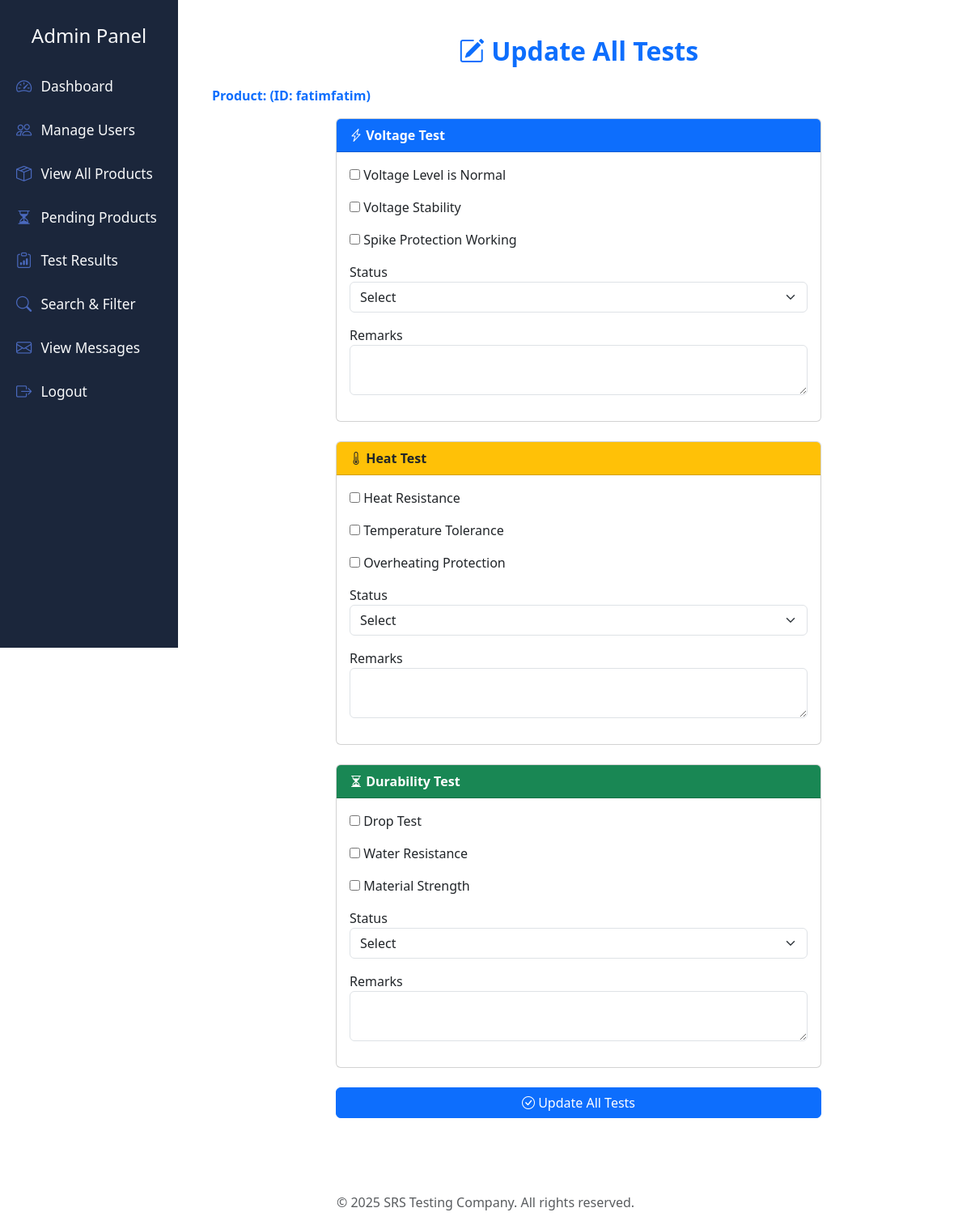
The page /srs_testing/admin/update_test.php?product_id=4 (signed in) on the database as committed earlier.
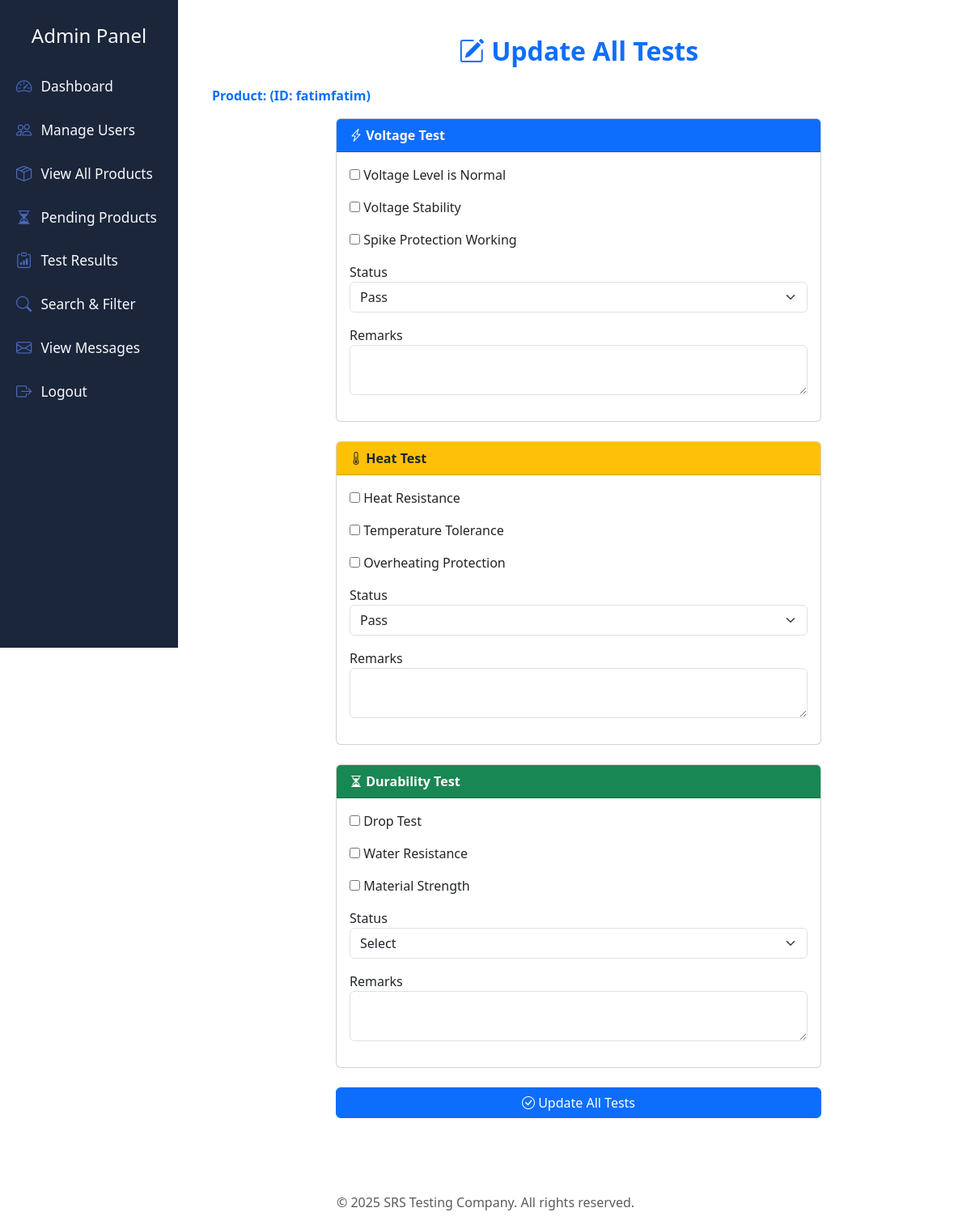
The same page on the database as committed later.
### tables this page shows
CREATE TABLE `voltage_tests` (
  `id` int(11) NOT NULL,
  `product_id` int(11) NOT NULL,
  `voltage_level` tinyint(1) DEFAULT NULL,
  `voltage_stability` tinyint(1) DEFAULT NULL,
  `voltage_spike_protection` tinyint(1) DEFAULT NULL,
  `status` enum('Pass','Fail') DEFAULT NULL,
  `remarks` text DEFAULT NULL,
  `tested_by` varchar(100) DEFAULT NULL,
  `tested_at` datetime DEFAULT current_timestamp()
);

CREATE TABLE `heat_tests` (
  `id` int(11) NOT NULL,
  `product_id` int(11) NOT NULL,
  `heat_resistance` tinyint(1) DEFAULT NULL,
  `temperature_tolerance` tinyint(1) DEFAULT NULL,
  `overheating_protection` tinyint(1) DEFAULT NULL,
  `status` enum('Pass','Fail') DEFAULT NULL,
  `remarks` text DEFAULT NULL,
  `tested_by` varchar(100) DEFAULT NULL,
  `tested_at` datetime DEFAULT current_timestamp()
);

### srs_testing/admin/update_test.php (the view, shortened to what this page needs)
<?php
include '../includes/db.php';
$product_id = $_GET['product_id'];
$stmt = $pdo->prepare("SELECT product_id, product_name FROM products WHERE id = ?");
$stmt->execute([$product_id]);
$product = $stmt->fetch();
function fetchTest($pdo, $table, $product_id) {
    $q = $pdo->prepare("SELECT * FROM $table WHERE product_id = ? ORDER BY tested_at DESC LIMIT 1");
    $q->execute([$product_id]);
    return $q->fetch();
}
$voltage = fetchTest($pdo, 'voltage_tests', $product_id);
$heat = fetchTest($pdo, 'heat_tests', $product_id);
$durability = fetchTest($pdo, 'durability_tests', $product_id);
?>
<?php include '../includes/header.php'; ?>
<div class="container py-4">
  <h2 class="mb-4 text-center fw-bold text-primary"><i class="bi bi-pencil-square"></i> Update All Tests</h2>
  <div class="mb-3 fw-bold text-primary">
    Product: <?= htmlspecialchars($product['product_name']) ?> (ID: <?= htmlspecialchars($product['product_id']) ?>)
  </div>
  <form method="POST" style="max-width:600px;margin:0 auto;">
    <div class="card mb-4">
      <div class="card-header bg-primary text-white fw-bold"><i class="bi bi-lightning-charge"></i> Voltage Test</div>
      <div class="card-body">
        <div class="mb-3">
          <label><input type="checkbox" name="voltage_level" <?= !empty($voltage['voltage_level']) ? 'checked' : '' ?>> Voltage Level is Normal</label>
        </div>
        <div class="mb-3">
          <label><input type="checkbox" name="voltage_stability" <?= !empty($voltage['voltage_stability']) ? 'checked' : '' ?>> Voltage Stability</label>
        </div>
        <div class="mb-3">
          <label><input type="checkbox" name="voltage_spike_protection" <?= !empty($voltage['voltage_spike_protection']) ? 'checked' : '' ?>> Spike Protection Working</label>
        </div>
        <div class="mb-3">
          <label>Status</label>
          <select name="voltage_status" required class="form-select">
            <option value="">Select</option>
            <option value="Pass" <?= (isset($voltage['status']) && $voltage['status']=='Pass') ? 'selected' : '' ?>>Pass</option>
          </select>
        </div>
        <div class="mb-3">
          <label>Remarks</label>
          <textarea name="voltage_remarks" class="form-control" rows="2"><?= htmlspecialchars($voltage['remarks'] ?? '') ?></textarea>
        </div>
      </div>
    </div>
    <div class="card mb-4">
      <div class="card-header bg-warning text-dark fw-bold"><i class="bi bi-thermometer-half"></i> Heat Test</div>
      <div class="card-body">
        <div class="mb-3">
          <label><input type="checkbox" name="heat_resistance" <?= !empty($heat['heat_resistance']) ? 'checked' : '' ?>> Heat Resistance</label>
        </div>
        <div class="mb-3">
          <label><input type="checkbox" name="temperature_tolerance" <?= !empty($heat['temperature_tolerance']) ? 'checked' : '' ?>> Temperature Tolerance</label>
        </div>
        <div class="mb-3">
          <label><input type="checkbox" name="overheating_protection" <?= !empty($heat['overheating_protection']) ? 'checked' : '' ?>> Overheating Protection</label>
        </div>
        <div class="mb-3">
          <label>Status</label>
          <select name="heat_status" required class="form-select">
            <option value="">Select</option>
            <option value="Pass" <?= (isset($heat['status']) && $heat['status']=='Pass') ? 'selected' : '' ?>>Pass</option>
          </select>
        </div>
        <div class="mb-3">
          <label>Remarks</label>
          <textarea name="heat_remarks" class="form-control" rows="2"><?= htmlspecialchars($heat['remarks'] ?? '') ?></textarea>
        </div>
      </div>
    </div>
    <div class="card mb-4">
      <div class="card-header bg-success text-white fw-bold"><i class="bi bi-hourglass-split"></i> Durability Test</div>
      <div class="card-body">
        <div class="mb-3">
          <label><input type="checkbox" name="drop_test" <?= !empty($durability['drop_test']) ? 'checked' : '' ?>> Drop Test</label>
        </div>
        <div class="mb-3">
          <label><input type="checkbox" name="water_resistance" <?= !empty($durability['water_resistance']) ? 'checked' : '' ?>> Water Resistance</label>
        </div>
        <div class="mb-3">
          <label><input type="checkbox" name="material_strength" <?= !empty($durability['material_strength']) ? 'checked' : '' ?>> Material Strength</label>
        </div>
        <div class="mb-3">
          <label>Status</label>
          <select name="durability_status" required class="form-select">
            <option value="">Select</option>
          </select>
        </div>
        <div class="mb-3">
          <label>Remarks</label>
          <textarea name="durability_remarks" class="form-control" rows="2"><?= htmlspecialchars($durability['remarks'] ?? '') ?></textarea>
        </div>
      </div>
    </div>
    <button type="submit" class="btn btn-primary w-100"><i class="bi bi-check-circle"></i> Update All Tests</button>
  </form>
</div>
<?php include '../includes/footer.php'; ?>

Rows that differ between the two databases and show on the page:
added voltage_tests: voltage_status "Pass"
added heat_tests: heat_status "Pass"
Other text that changed with them:
form field voltage_level: "☐" → (not shown)
form field voltage_stability: "☐" → (not shown)
form field voltage_spike_protection: "☐" → (not shown)
form field voltage_status: "Select" → (not shown)
form field heat_resistance: "☐" → (not shown)
form field temperature_tolerance: "☐" → (not shown)
form field overheating_protection: "☐" → (not shown)
form field heat_status: "Select" → (not shown)
